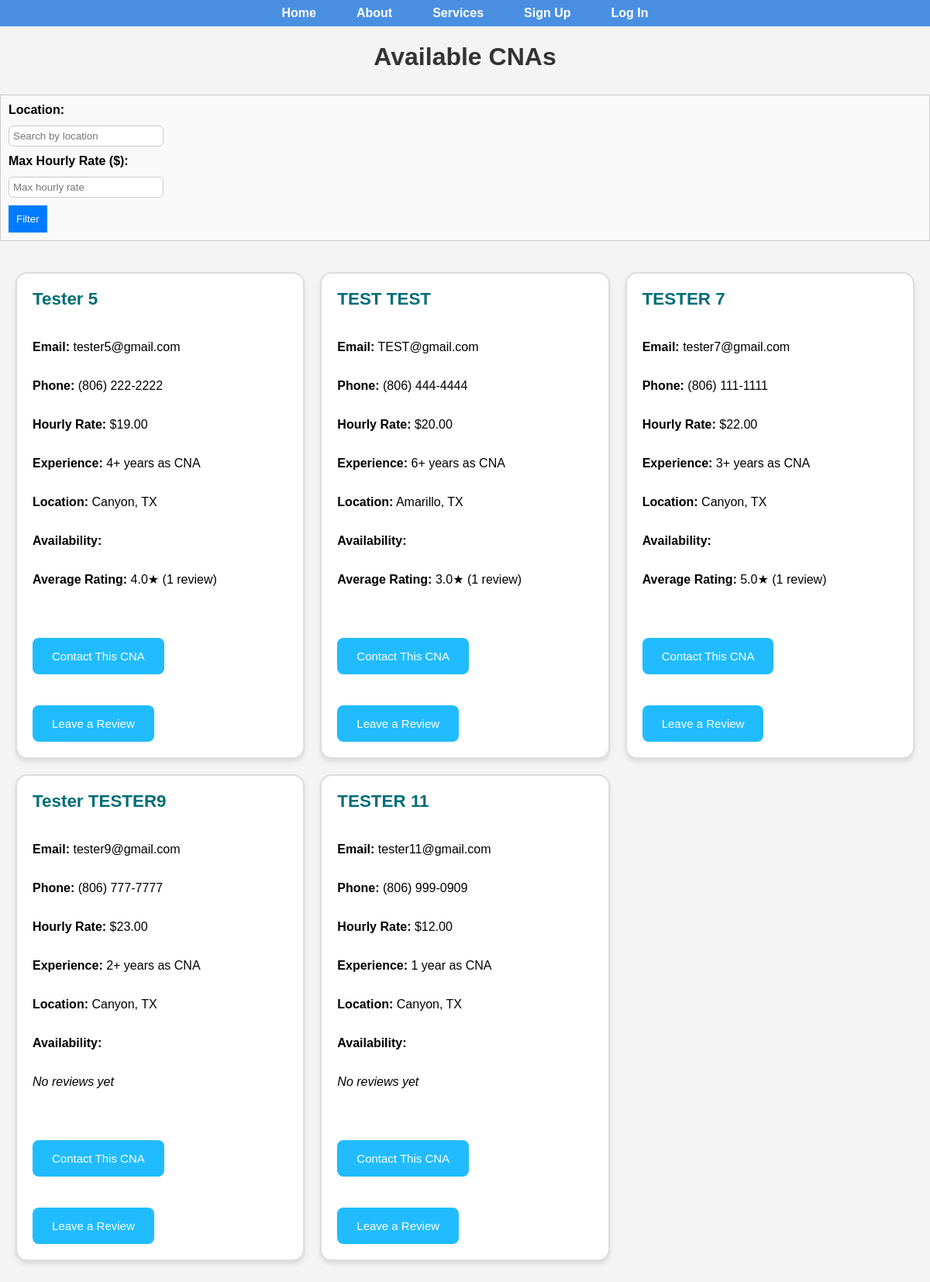
Before: /cna-list/ with the older database file.
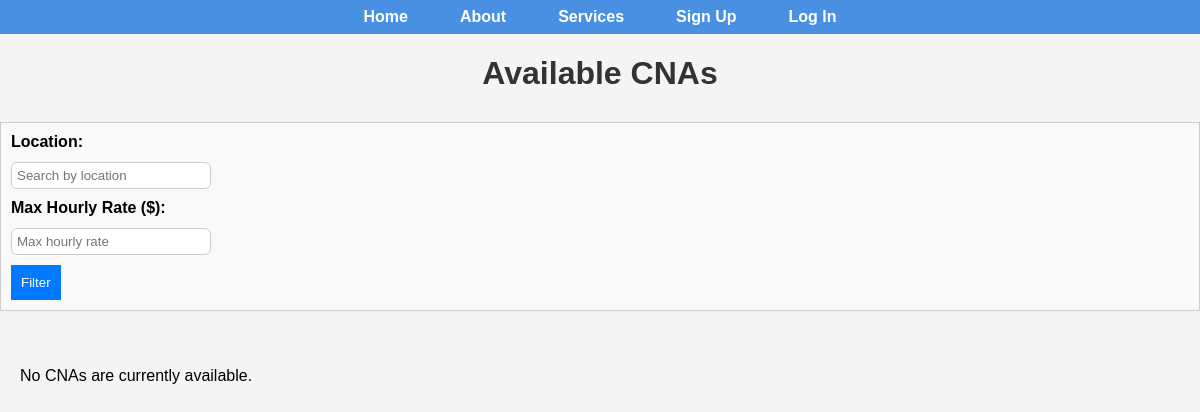
After: the same page with the newer database file.
### core/models.py (models this page shows, shortened)
class CNAListing(models.Model):
    user = models.ForeignKey(settings.AUTH_USER_MODEL, on_delete=models.CASCADE, related_name='listings')
    first_name = models.CharField(max_length=100)
    last_name = models.CharField(max_length=100)
    email = models.EmailField()
    phone_number = models.CharField(max_length=15)
    hourly_rate = models.DecimalField(max_digits=5, decimal_places=2)
    experience = models.TextField()
    location = models.CharField(max_length=255)
    availability = models.TextField()

### core/views.py (the view)
# urls.py: path('cna-list/', views.cna_list, name='cna_list'),
def cna_list(request):
    location_filter = request.GET.get('location', '')
    experience_filter = request.GET.get('experience', '')
    hourly_rate_filter = request.GET.get('hourly_rate', '')
    cnas = CNAListing.objects.annotate(
        avg_rating=Avg('reviews__rating'),
        review_count=Count('reviews')
    )
    if location_filter:
        cnas = cnas.filter(location__icontains=location_filter)
    if experience_filter:
        cnas = cnas.filter(experience__icontains=experience_filter)
    if hourly_rate_filter:
        try:
            cnas = cnas.filter(hourly_rate__lte=float(hourly_rate_filter))
        except ValueError:
            pass
    return render(request, 'cna_list.html', {'cnas': cnas})

### templates/cna_list.html
{% extends 'base.html' %}
{% block content %}
<h1 class="page-title">Available CNAs</h1>
<div class="filter-form">
  <form method="GET" action="{% url 'cna_list' %}">
    <div class="form-group">
      <label for="location">Location:</label>
      <input type="text" id="location" name="location" placeholder="Search by location" value="{{ request.GET.location }}">
    </div>
    <div class="form-group">
      <label for="hourly_rate">Max Hourly Rate ($):</label>
      <input type="number" id="hourly_rate" name="hourly_rate" placeholder="Max hourly rate" value="{{ request.GET.hourly_rate }}">
    </div>
    <button type="submit" class="submit-btn">Filter</button>
  </form>
</div>
<div class="cna-container">
  {% for cna in cnas %}
    <div class="cna-card">
      <h2>{{ cna.first_name }} {{ cna.last_name }}</h2>
      <p><strong>Email:</strong> {{ cna.email }}</p>
      <p><strong>Phone:</strong> {{ cna.phone_number }}</p>
      <p><strong>Hourly Rate:</strong> ${{ cna.hourly_rate }}</p>
      <p><strong>Experience:</strong> {{ cna.experience }}</p>
      <p><strong>Location:</strong> {{ cna.location }}</p>
      <p><strong>Availability:</strong> {{ cna.availability|json_script:"availability" }}</p>
      {% if cna.review_count > 0 %}
        <p><strong>Average Rating:</strong> {{ cna.avg_rating|floatformat:1 }}★ ({{ cna.review_count }} review{{ cna.review_count|pluralize }})</p>
      {% else %}
        <p><em>No reviews yet</em></p>
      {% endif %}
      <div style="margin-top: 15px;">
        <a href="{% url 'contact_cna' cna.id %}" class="cta-btn" style="display:inline-block; margin-bottom:10px;">Contact This CNA</a>
        <a href="{% url 'leave_review' cna.id %}" class="cta-btn" style="display:inline-block;">Leave a Review</a>
      </div>
    </div>
  {% empty %}
    <p>No CNAs are currently available.</p>
  {% endfor %}
</div>
{% endblock %}

### templates/base.html (shortened to what this page needs)
{% load static %}
<!DOCTYPE html>
<html lang="en">
<head>
  <link rel="stylesheet" href="{% static 'css/styles.css' %}">
</head>
<body class="home-container">
  <header>
    <nav class="site-nav">
      <ul>
        <li><a href="{% url 'home' %}">Home</a></li>
        <li><a href="{% url 'about' %}">About</a></li>
        <li><a href="{% url 'services' %}">Services</a></li>
        {% if user.is_authenticated %}
          {% if user.is_cna %}
            <li><a href="{% url 'create_listing' %}">Create Listing</a></li>
            <li><a href="{% url 'cna_finance_dashboard' %}">Finance Tracker</a></li>
            <li><a href="{% url 'income_forecast' %}">Forecast</a></li>
          {% elif user.is_client %}
            <li><a href="{% url 'cna_list' %}">Browse Available CNAs</a></li>
          {% endif %}
          <li><a href="{% url 'contact' %}">Contact</a></li>
          <li><a href="{% url 'notifications' %}">Notifications</a></li>
          <form action="{% url 'logout' %}" method="post" style="display: inline;">
            {% csrf_token %}
            <li><button type="submit" style="background:none; border:none; color:blue; cursor:pointer;">Log Out</button></li>
          </form>
          <li>Logged in as {{ user.username }}</li>
        {% else %}
          <li><a href="{% url 'register' %}">Sign Up</a></li>
          <li><a href="{% url 'login' %}">Log In</a></li>
        {% endif %}
      </ul>
    </nav>
  </header>
  <main>
    {% block content %}{% endblock %}
  </main>
</body>
</html>

### static/css/styles.css (style rules this page uses)
html, body { height: 100%; font-family: Arial, sans-serif; margin: 0; background-color: #f4f4f4; display: flex; flex-direction: column; }
main { flex: 1; padding-bottom: 20px; }
.site-nav { background-color: #4a90e2; }
.site-nav ul { display: flex; list-style: none; margin: 0; padding: 0.5rem 1rem; justify-content: center; }
.site-nav li { margin: 0 1rem; }
.site-nav a { color: white; text-decoration: none; font-weight: bold; padding: 10px; }
.page-title { text-align: center; margin-bottom: 30px; font-size: 2rem; color: #333; }
.cna-container { display: grid; grid-template-columns: repeat(auto-fit, minmax(300px, 1fr)); gap: 20px; padding: 20px; align-items: start; }
.form-group { margin-bottom: 18px; text-align: left; }
.form-group label { display: block; margin-bottom: 6px; font-weight: 600; }
.form-group input { width: 100%; padding: 10px; border-radius: 6px; border: 1px solid #ccc; box-sizing: border-box; }
.filter-form { margin-bottom: 20px; padding: 10px; border: 1px solid #ccc; background-color: #f9f9f9; }
.filter-form .form-group { margin-bottom: 10px; }
.filter-form input { width: 200px; padding: 5px; margin-top: 5px; }
.filter-form button { padding: 10px; background-color: #007bff; color: white; border: none; cursor: pointer; }

Changed rows visible on the page:
removed CNAListing: first_name "Tester", last_name "5", email "tester5@gmail.com", phone_number "(806) 222-2222", hourly_rate "19.00", experience "4+ years as CNA", location "Canyon, TX", avg_rating "4.0", review_count "1"
removed CNAListing: first_name "TEST", last_name "TEST", email "TEST@gmail.com", phone_number "(806) 444-4444", hourly_rate "20.00", experience "6+ years as CNA", location "Amarillo, TX", avg_rating "3.0", review_count "1"
removed CNAListing: first_name "TESTER", last_name "7", email "tester7@gmail.com", phone_number "(806) 111-1111", hourly_rate "22.00", experience "3+ years as CNA", location "Canyon, TX", avg_rating "5.0", review_count "1"
removed CNAListing: first_name "Tester", last_name "TESTER9", email "tester9@gmail.com", phone_number "(806) 777-7777", hourly_rate "23.00", experience "2+ years as CNA", location "Canyon, TX", shows "No reviews yet"
removed CNAListing: first_name "TESTER", last_name "11", email "tester11@gmail.com", phone_number "(806) 999-0909", hourly_rate "12.00", experience "1 year as CNA", location "Canyon, TX", shows "No reviews yet"
Other visible differences:
text now shown: "No CNAs are currently available."
